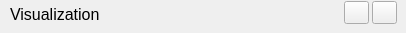
               <widget class="QWidget" name="widget_19" native="true">
                <property name="sizePolicy">
                 <sizepolicy hsizetype="Preferred" vsizetype="Fixed">
                  <horstretch>0</horstretch>
                  <verstretch>0</verstretch>
                 </sizepolicy>
                </property>
                <property name="minimumSize">
                 <size>
                  <width>400</width>
                  <height>25</height>
                 </size>
                </property>
                <property name="styleSheet">
                 <string notr="true"/>
                </property>
                <widget class="QLabel" name="label_50">
                 <property name="geometry">
                  <rect>
                   <x>10</x>
                   <y>6</y>
                   <width>170</width>
                   <height>16</height>
                  </rect>
                 </property>
                 <property name="font">
                  <font>
                   <family>Arial</family>
                   <pointsize>12</pointsize>
                   <bold>false</bold>
                  </font>
                 </property>
                 <property name="text">
                  <string>Visualization</string>
                 </property>
                </widget>
                <widget class="QPushButton" name="pushButton_44">
                 <property name="geometry">
                  <rect>
                   <x>372</x>
                   <y>1</y>
                   <width>25</width>
                   <height>23</height>
                  </rect>
                 </property>
                 <property name="text">
                  <string/>
                 </property>
                </widget>
                <widget class="QPushButton" name="pushButton_45">
                 <property name="geometry">
                  <rect>
                   <x>344</x>
                   <y>1</y>
                   <width>25</width>
                   <height>23</height>
                  </rect>
                 </property>
                 <property name="text">
                  <string/>
                 </property>
                </widget>
               </widget>
